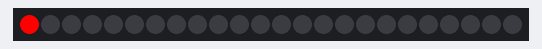
Bench run of a sketch on a simulated Arduino Uno, built with avr-gcc and run on an emulated ATmega328P. Parts: 24 RGB LEDs in strip order, left to right.

Above: at 0.05 s.
At 0.46 s:
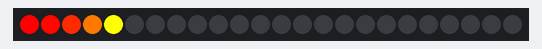
At 1.17 s:
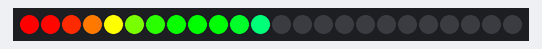
At 1.79 s:
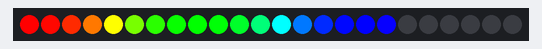
At 2.4 s:
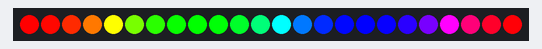
At 3.21 s:
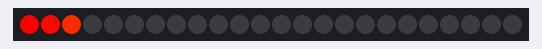

The sketch:

rainbow.ino
```cpp
#include <Adafruit_NeoPixel.h>

#define PIN 2	 // input pin Neopixel is attached to
#define NUMPIXELS 24 // number of neopixels in strip
Adafruit_NeoPixel pixels = Adafruit_NeoPixel(NUMPIXELS, PIN, NEO_GRB + NEO_KHZ800);

void setup()
{
  pixels.begin();	// Initialize the NeoPixel library.
}

void loop() {
  static int currentPixel = 0; // Current pixel position

  // Calculate rainbow color for current pixel
  int hue = map(currentPixel, 0, NUMPIXELS, 0, 65535);
  uint32_t color = pixels.gamma32(pixels.ColorHSV(hue));

  pixels.setPixelColor(currentPixel, color);
  pixels.show(); // Display the current pixel
  delay(100);    // Control the animation speed

  currentPixel++;

  // After completing the cycle, clear and start again
  if (currentPixel >= NUMPIXELS) {
    delay(500);        // Small pause before clearing
    pixels.clear();    // Turn off all LEDs
    pixels.show();
    currentPixel = 0;  // Reset position
  }
}
```

Measured:
- by itself, everything shown: repeats every 3.0 s, in 25 steps
- what the display in image 4 shows lasts 0.6 s, from 2.4 s to 3.0 s
